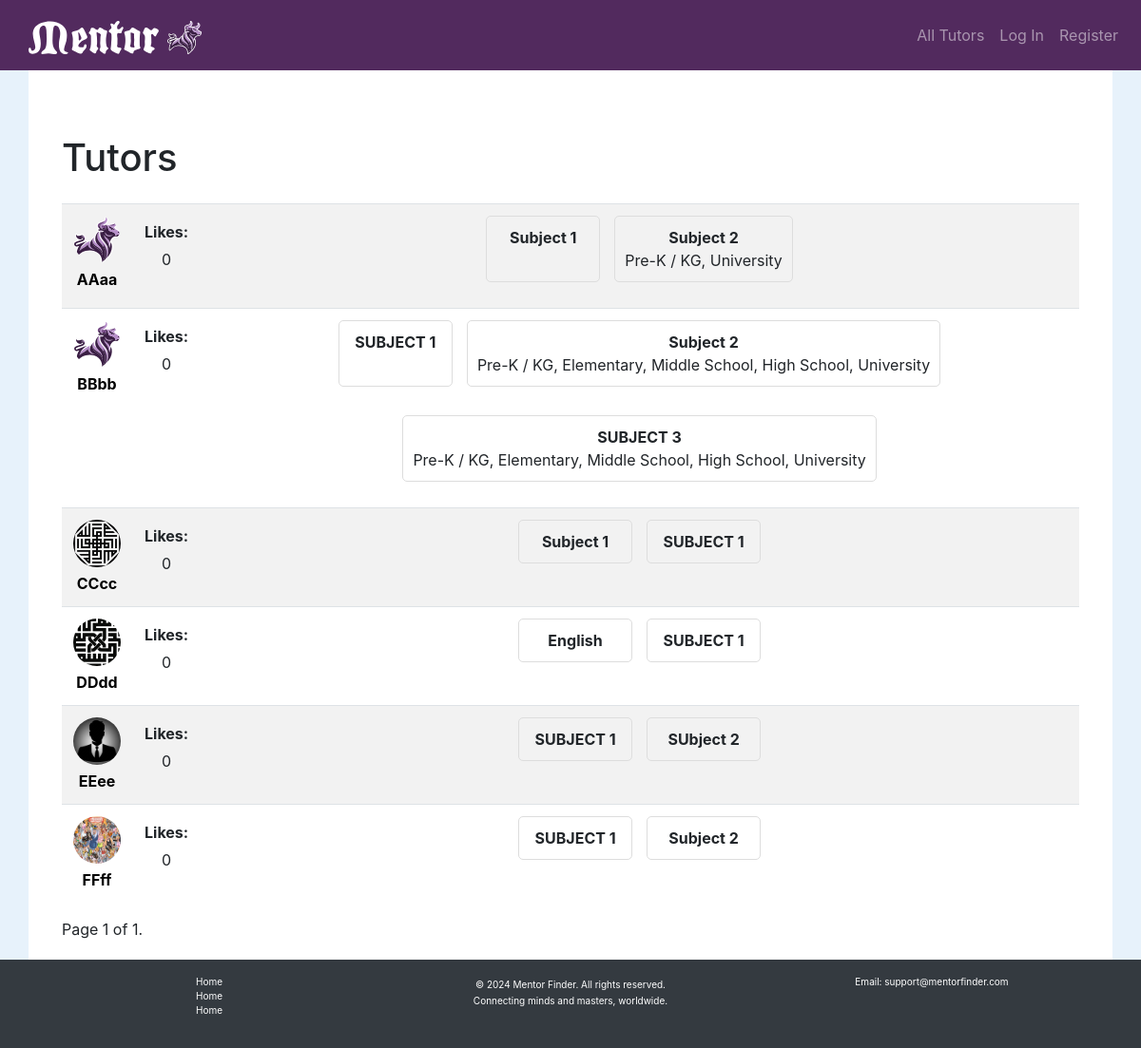
The page / on the database its author committed.
### tutorhub/models.py (models this page shows, shortened)
class User(AbstractUser):
    nickname = models.CharField(max_length=50, blank=True, null=True)
    email = models.EmailField(unique=True)
    is_tutor = models.BooleanField(default=False)
    street_address = models.TextField(blank=True, null=True)
    city = models.CharField(max_length=100, blank=True, null=True)
    state = models.CharField(max_length=100, blank=True, null=True)
    zip_code = models.CharField(max_length=10, blank=True, null=True)
    profile_image = models.ImageField(upload_to="profile_images/", blank=True, null=True)
    bio = models.TextField(blank=True, null=True)
    birthdate = models.DateField(blank=True, null=True)
    availability = models.JSONField(default=dict, blank=True, null=True)  # Only used if is_tutor is True
    subject_grades = models.ManyToManyField('SubjectGrade', blank=True, related_name="users")  # Added field
    liked_by = models.ManyToManyField("self", symmetrical=False, blank=True, related_name="liked_tutors")
    USERNAME_FIELD = "email"
    REQUIRED_FIELDS = ["username"]

class SubjectGrade(models.Model):
    tutor = models.ForeignKey(User, on_delete=models.CASCADE, related_name="tutor_subject_grades")
    subject = models.CharField(max_length=100)
    grade_levels = models.JSONField(default=list)  # Stores grade levels as a list (e.g., ["Elementary", "High School"])
    class Meta:
        unique_together = ('tutor', 'subject')  # Each tutor can teach a subject only once.

### tutorhub/views.py (the view)
# urls.py: path("", views.index, name="index"),
def index(request):
    tutors = User.objects.filter(is_tutor=True)
    paginator = Paginator(tutors, 10)  # Show 10 tutors per page
    page_number = request.GET.get('page')
    page_obj = paginator.get_page(page_number)
    return render(request, 'tutorhub/index.html', {'page_obj': page_obj})

### tutorhub/templates/tutorhub/index.html (shortened to what this page needs)
{% extends "tutorhub/layout.html" %}
{% load static %}
{% block body %}
<div class="container mt-5">
    <h1 class="mb-4">Tutors</h1>
    <table class="table table-striped">
        <tbody>
            {% for tutor in page_obj %}
            <tr class="clickable-row" data-href="{% url 'profile' tutor.id %}">
                <td>
                    <div class="tutor-row">
                        <div class="profile-info">
                            {% if tutor.profile_image %}
                                <img id="profile-img-thumb" src="{{ tutor.profile_image.url }}" alt="{{ tutor.nickname }}">
                            {% else %}
                                <img id="profile-img-thumb" src="{% static 'tutorhub/images/mentor-logo-bull.svg' %}" alt="Default Logo">
                            {% endif %}
                            <a href="{% url 'profile' tutor.id %}" class="profile-name">{{ tutor.nickname }}</a>
                        </div>
                        <div class="likes-container">
                            <strong>Likes:</strong>
                            <p>{{ tutor.liked_by.count }}</p>
                        </div>
                    </div>
                </td>
                <td>
                    <div class="subject-grade-container">
                        {% for subject_grade in tutor.tutor_subject_grades.all %}
                            <div id="subject-grade">
                                <strong>{{ subject_grade.subject }}</strong>
                                <div>{{ subject_grade.grade_levels|join:", " }}</div>
                            </div>
                        {% empty %}
                            <div>No subjects available.</div>
                        {% endfor %}
                    </div>
                </td>
            </tr>
            {% empty %}
            <tr>
                <td colspan="3" class="text-center">No tutors found.</td>
            </tr>
            {% endfor %}
        </tbody>
    </table>
    <div class="pagination">
        <span class="step-links">
            <span class="current">
                Page {{ page_obj.number }} of {{ page_obj.paginator.num_pages }}.
            </span>
        </span>
    </div>
</div>
{% endblock %}

### tutorhub/static/tutorhub/styles.css (style rules this page uses)
body { background-color: rgb(231, 242, 251); }
html, body { height: 100%; margin: 0; display: flex; flex-direction: column; }
.tutor-row { display: flex; align-items: center; gap: 25px; }
.profile-info { display: flex; flex-direction: column; align-items: center; text-align: center; }
#profile-img-thumb { width: 50px; height: 50px; border-radius: 50%; margin-bottom: 5px; }
.profile-name { font-weight: bold; text-decoration: none; color: black; }
.likes-container { display: flex; flex-direction: column; justify-content: center; align-items: center; text-align: center; gap: 5px; }
.subject-grade-container { display: flex; flex-wrap: wrap; justify-content: center; gap: 15px; }
#subject-grade { border: 1px solid #ddd; border-radius: 5px; padding: 10px; text-align: center; min-width: 120px; margin-bottom: 15px; }
.clickable-row { cursor: pointer; }

### rows shown on the page
User: nickname "AAaa", liked_by.count "0"
SubjectGrade: subject "Subject 1"
SubjectGrade: subject "Subject 2", grade_levels "Pre-K / KG, University"
User: nickname "BBbb", liked_by.count "0"
SubjectGrade: subject "SUBJECT 1"
SubjectGrade: subject "Subject 2", grade_levels "Pre-K / KG, Elementary, Middle School, High School, University"
SubjectGrade: subject "SUBJECT 3", grade_levels "Pre-K / KG, Elementary, Middle School, High School, University"
User: profile_image (picture), nickname "CCcc", liked_by.count "0"
SubjectGrade: subject "Subject 1"
SubjectGrade: subject "SUBJECT 1"
User: profile_image (picture), nickname "DDdd", liked_by.count "0"
SubjectGrade: subject "English"
SubjectGrade: subject "SUBJECT 1"
User: profile_image (picture), nickname "EEee", liked_by.count "0"
SubjectGrade: subject "SUBJECT 1"
SubjectGrade: subject "SUbject 2"
User: profile_image (picture), nickname "FFff", liked_by.count "0"
SubjectGrade: subject "SUBJECT 1"
SubjectGrade: subject "Subject 2"

### other values the page prints
{{ page_obj.number }} "1"
{{ page_obj.paginator.num_pages }} "1"
